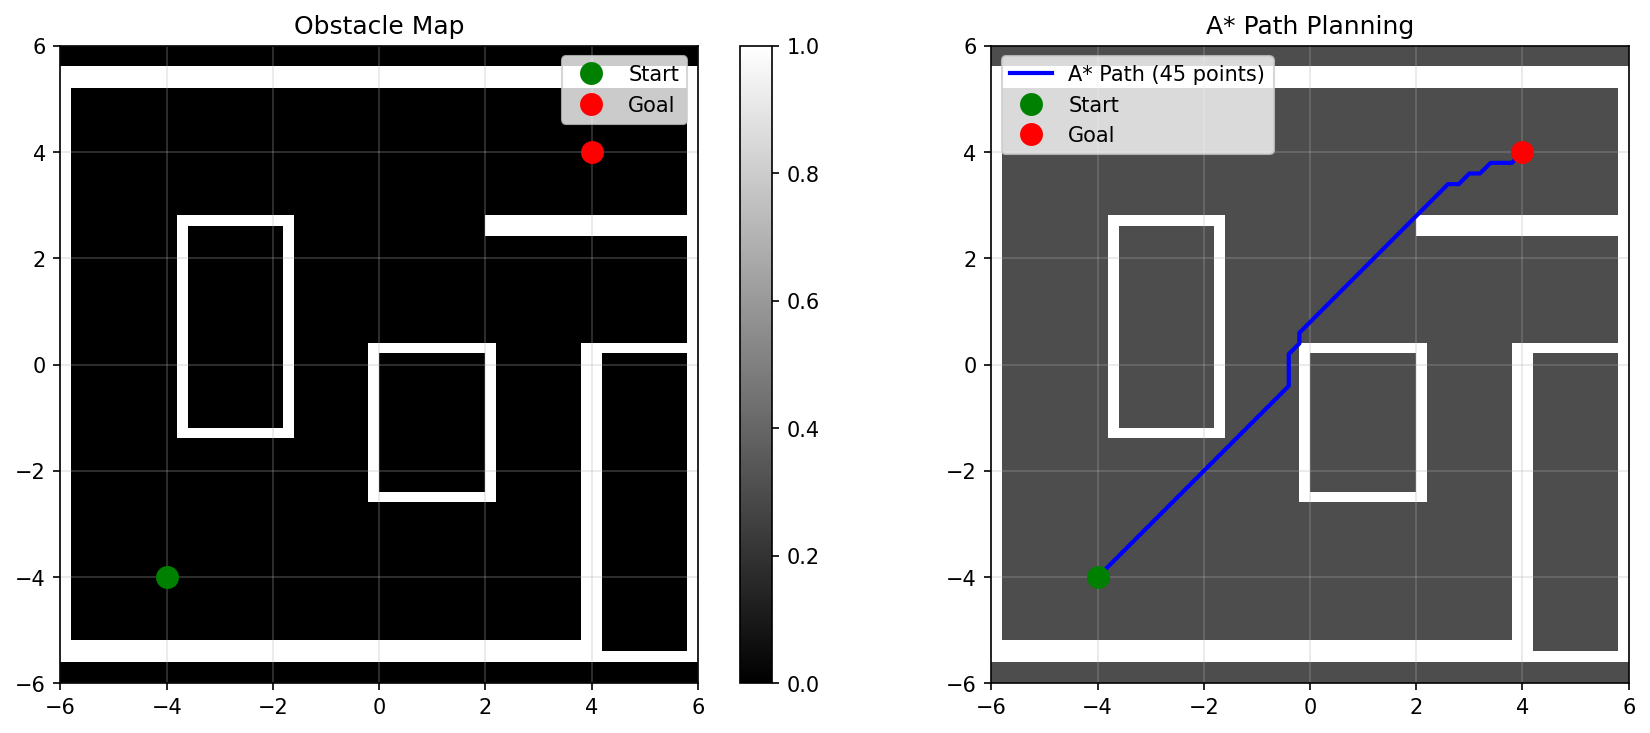

Recreate this plot in Python.
#!/usr/bin/env python3
"""CDIF 시각화 테스트"""

import numpy as np
import matplotlib.pyplot as plt
from robot_simulator_cgip import RobotSimulator

def test_visualization():
    """시각화 테스트"""
    print("🔍 시각화 테스트 시작...")
    
    # 시뮬레이터 초기화
    sim = RobotSimulator('scenarios/Circulation1.xml')
    
    print(f"Grid shape: {sim.grid.shape}")
    print(f"Grid range: {sim.grid.min()} ~ {sim.grid.max()}")
    print(f"Obstacles: {sim.grid.sum()} cells")
    
    # 시각화
    fig, axes = plt.subplots(1, 2, figsize=(12, 5))
    
    # 1. 장애물 맵
    ax = axes[0]
    im1 = ax.imshow(sim.grid, cmap='gray', origin='lower', extent=[-6, 6, -6, 6])
    ax.set_title('Obstacle Map')
    ax.grid(True, alpha=0.3)
    plt.colorbar(im1, ax=ax)
    
    # 테스트 점들 추가
    start_pos = [-4, -4]
    goal_pos = [4, 4]
    ax.plot(start_pos[0], start_pos[1], 'go', markersize=10, label='Start')
    ax.plot(goal_pos[0], goal_pos[1], 'ro', markersize=10, label='Goal')
    ax.legend()
    
    # 2. A* 경로 테스트
    ax = axes[1]
    ax.imshow(sim.grid, cmap='gray', origin='lower', extent=[-6, 6, -6, 6], alpha=0.7)
    
    # A* 경로 계산
    path = sim.a_star(start_pos, goal_pos)
    if path:
        path_x = [p[0] for p in path]
        path_y = [p[1] for p in path]
        ax.plot(path_x, path_y, 'b-', linewidth=2, label=f'A* Path ({len(path)} points)')
        print(f"✅ A* 경로 생성 성공: {len(path)}개 점")
    else:
        print("❌ A* 경로 생성 실패")
    
    ax.plot(start_pos[0], start_pos[1], 'go', markersize=10, label='Start')
    ax.plot(goal_pos[0], goal_pos[1], 'ro', markersize=10, label='Goal')
    ax.set_title('A* Path Planning')
    ax.legend()
    ax.grid(True, alpha=0.3)
    
    plt.tight_layout()
    plt.savefig('test_visualization.png', dpi=150, bbox_inches='tight')
    plt.close()
    
    print("💾 테스트 이미지 저장: test_visualization.png")

if __name__ == "__main__":
    test_visualization() 